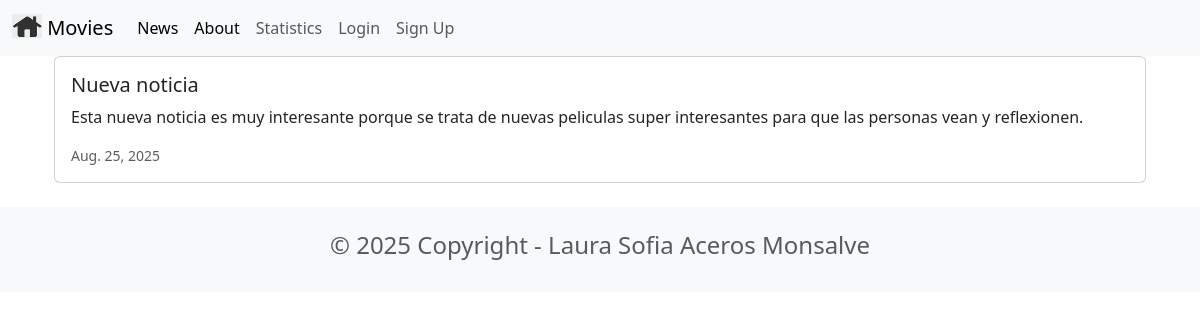
Page /news/ on the committed database.
### news/models.py (models this page shows, shortened)
class News(models.Model):
    headline = models.CharField(max_length=200)
    body = models.TextField()
    date = models.DateField()

### news/views.py (the view)
# urls.py: path('news/', include('news.urls')),
def news(request):
    newss= News.objects.all().order_by('-date')
    return render(request, 'news.html', {'newss':newss})

### news/templates/news.html
{% extends 'base.html' %}
{% block content %}
<div class="container">
    {% for news in newss %}
    <div class="card mb-3">
        <div class="row g-0">
            <div>
                <div class="card-body">
                    <h5 class="card-title">{{ news.headline }}</h5>
                    <p class="card-text">{{ news.body }}</p>
                    <p class="card-text"><small class="text-muted"> {{ news.date }} </small></p>
                </div>
            </div>
        </div>
    </div>
    {% endfor %}
</div>
{% endblock content %}

### rows in the picture
News: headline "Nueva noticia", body "Esta nueva noticia es muy interesante porque se trata de nuevas peliculas super interesantes para que las personas vean y reflexionen.", date "Aug. 25, 2025"
